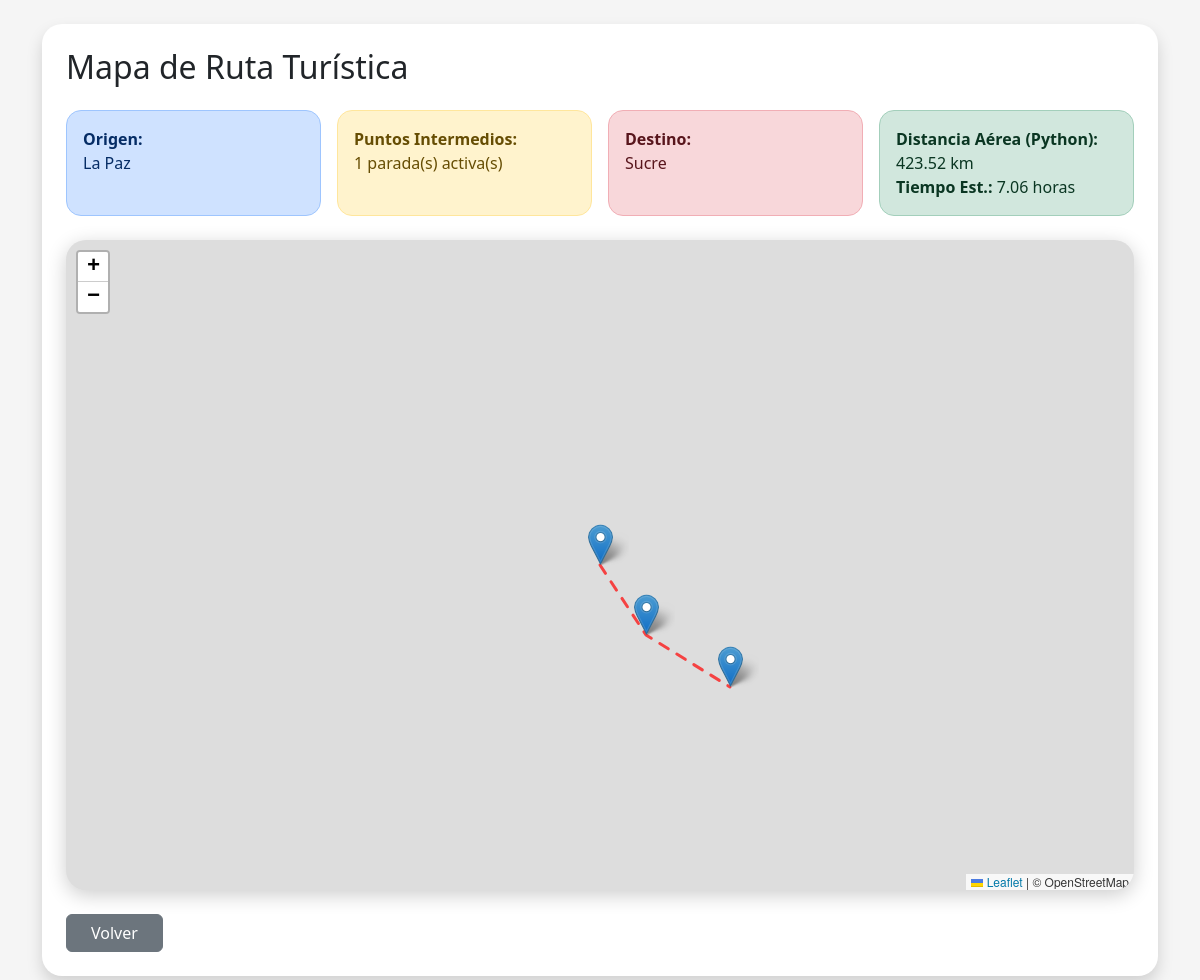
Screenshot of /rutas/mapa/1 (signed in) with the database file from the repository.
### app/models/ruta_turistica.py (models this page shows)
class RutaTuristica(db.Model):
    __tablename__ = 'ruta_turistica'
    id = db.Column(db.Integer, primary_key=True)
    nombre = db.Column(db.String(100))
    origen = db.Column(db.String(100))
    destino = db.Column(db.String(100))
    lat_origen = db.Column(db.Float)
    lon_origen = db.Column(db.Float)
    lat_intermedio = db.Column(db.Float)
    lon_intermedio = db.Column(db.Float)
    lat_destino = db.Column(db.Float)
    lon_destino = db.Column(db.Float)
    distancia = db.Column(db.Float)
    tiempo = db.Column(db.String(50))
    servicios = db.Column(db.Text)
    descripcion = db.Column(db.Text)
    imagen = db.Column(db.String(200))

### app/blueprints/rutas/routes.py (the view)
@rutas_bp.route('/rutas/mapa/<int:id>')
@login_required
def mapa(id):
    ruta = RutaTuristica.query.get_or_404(id)
    return render_template('rutas/mapa.html', ruta=ruta)

### app/templates/rutas/mapa.html (shortened to what this page needs)
<!DOCTYPE html>
<html lang="es">
<head>
    <link href="https://cdn.jsdelivr.net/npm/bootstrap@5.3.3/dist/css/bootstrap.min.css" rel="stylesheet">
    <link rel="stylesheet" href="https://unpkg.com/leaflet@1.9.4/dist/leaflet.css"/>
    <link rel="stylesheet" href="https://unpkg.com/leaflet-routing-machine/dist/leaflet-routing-machine.css"/>
</head>
<body>
<div class="container mt-4 mb-5">
    <div class="card shadow p-4">
        <h2 class="mb-4">Mapa de Ruta Turística</h2>
        <div class="row mb-4 g-3">
            <div class="col-md-3">
                <div class="alert alert-primary m-0 h-100">
                    <strong>Origen:</strong><br>
                    <span>{{ ruta.origen }}</span>
                </div>
            </div>
            <div class="col-md-3">
                <div class="alert alert-warning m-0 h-100">
                    <strong>Puntos Intermedios:</strong><br>
                    <span id="texto-paradas">Calculando...</span>
                </div>
            </div>
            <div class="col-md-3">
                <div class="alert alert-danger m-0 h-100">
                    <strong>Destino:</strong><br>
                    <span>{{ ruta.destino }}</span>
                </div>
            </div>
            <div class="col-md-3">
                <div class="alert alert-success m-0 h-100" id="panel-medidas">
                    <strong>Distancia Aérea (Python):</strong> {{ ruta.distancia }} km<br>
                    <strong>Tiempo Est.:</strong> {{ ruta.tiempo }}
                </div>
            </div>
        </div>
        <div id="mapa"></div>
        <div class="mt-4">
            <a href="/rutas" class="btn btn-secondary px-4">Volver</a>
        </div>
    </div>
</div>
</body>
</html>

### app/templates/rutas/mapa.html (style rules this page uses)
body { background: #f5f5f5; }
#mapa { height: 650px; border-radius: 20px; box-shadow: 0px 5px 20px rgba(0, 0, 0, .2); position: relative; z-index: 1; }
.card { border: none; border-radius: 20px; }
.alert { border-radius: 15px; }

### rows the page displays
RutaTuristica: origen "La Paz", destino "Sucre", distancia "423.52", tiempo "7.06 horas"
